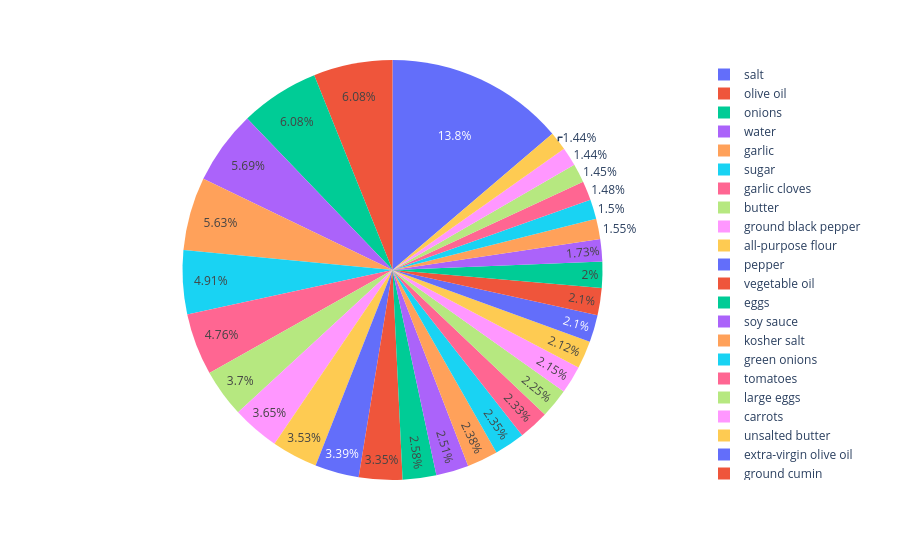

The notebook cell saved with this chart:
### Markdown cell above
### Salt is used in max recipes

### Code cell
# bar plot for count of entries for each cuisine
x = ingredients_together.value_counts()[0:30].index.tolist()
y = ingredients_together.value_counts()[0:30].values

df = pd.DataFrame({
    'Ingredient':x,
    'These many entries':y
})
#fig = sns.countplot(recipe['cuisine'])
fig = px.pie(df,
             names='Ingredient',
             values='These many entries',
             color='Ingredient')
fig.show()

### Figure 1 — Plotly figure (JSON) as saved in the notebook; plotly's stock layout.template omitted (floating-point values rounded to 4 significant figures)
{"data": [{"customdata": [[["salt"]], [["olive oil"]], [["onions"]], [["water"]], [["garlic"]], [["sugar"]], [["garlic cloves"]], [["butter"]], [["ground black pepper"]], [["all-purpose flour"]], [["pepper"]], [["vegetable oil"]], [["eggs"]], [["soy sauce"]], [["kosher salt"]], [["green onions"]], [["tomatoes"]], [["large eggs"]], [["carrots"]], [["unsalted butter"]], [["extra-virgin olive oil"]], [["ground cumin"]], [["black pepper"]], [["milk"]], [["chili powder"]], [["oil"]], [["red bell pepper"]], [["purple onion"]], [["scallions"]], [["grated parmesan cheese"]]], "domain": {"x": [0, 1], "y": [0, 1]}, "hovertemplate": "Ingredient=%{customdata[0]}<br>These many entries=%{value}<extra></extra>", "labels": [["salt"], ["olive oil"], ["onions"], ["water"], ["garlic"], ["sugar"], ["garlic cloves"], ["butter"], ["ground black pepper"], ["all-purpose flour"], ["pepper"], ["vegetable oil"], ["eggs"], ["soy sauce"], ["kosher salt"], ["green onions"], ["tomatoes"], ["large eggs"], ["carrots"], ["unsalted butter"], ["extra-virgin olive oil"], ["ground cumin"], ["black pepper"], ["milk"], ["chili powder"], ["oil"], ["red bell pepper"], ["purple onion"], ["scallions"], ["grated parmesan cheese"]], "legendgroup": "", "marker": {"colors": ["#636efa", "#EF553B", "#00cc96", "#ab63fa", "#FFA15A", "#19d3f3", "#FF6692", "#B6E880", "#FF97FF", "#FECB52", "#636efa", "#EF553B", "#00cc96", "#ab63fa", "#FFA15A", "#19d3f3", "#FF6692", "#B6E880", "#FF97FF", "#FECB52", "#636efa", "#EF553B", "#00cc96", "#ab63fa", "#FFA15A", "#19d3f3", "#FF6692", "#B6E880", "#FF97FF", "#FECB52"]}, "name": "", "showlegend": true, "type": "pie", "values": [18049, 7972, 7972, 7457, 7380, 6434, 6237, 4848, 4785, 4632, 4438, 4385, 3388, 3296, 3113, 3078, 3058, 2948, 2814, 2782, 2747, 2747, 2627, 2263, 2036, 1970, 1939, 1896, 1891, 1886]}], "layout": {"legend": {"tracegroupgap": 0}, "margin": {"t": 60}}}
